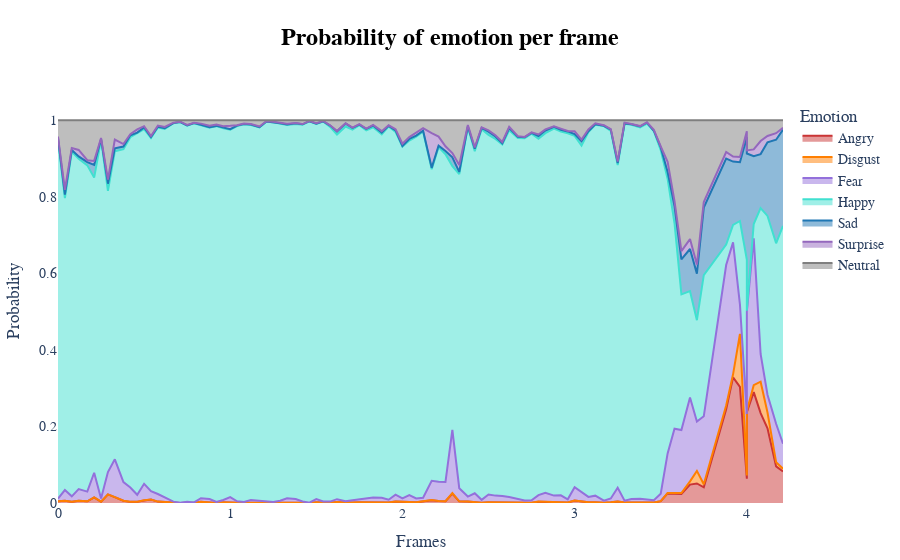

Notebook cell for this chart:
### Code cell
#New

# Define the color palette
cb_palette = ['#CA3435', '#ff7f00', '#9370DB', '#40E0D0', '#1f77b4', '#9467bd', '#7f7f7f']

# Create the plot 
fig = px.area(df_plotting, x="pos_sec", y="probability", color="emotion",
              color_discrete_sequence=cb_palette, hover_data={"text": df_plotting['emotion']})

# Update the layout 
fig.update_layout(
    title={
        'text': '<b>Probability of emotion per frame</b>',
        'font': {'size': 24, 'color': 'black'},
        'x': 0.5, #center header
        'y': 0.95 #center header
    },
    xaxis_title='Frames',
    yaxis_title='Probability',
    legend_title='Emotion',
    font=dict(family='Arial', size=14),
    margin=dict(l=50, r=50, t=100, b=50),
    plot_bgcolor='white',
    xaxis=dict(dtick=1)  #set the x-axis step 
)

# Update the legend with customizations
fig.update_traces(
    hovertemplate='<br>'.join([
        'Emotion: %{fullData.name}',
        'Frame: %{x:.2f} ',
        'Probability: %{y:.2f}'
    ]),
    hoverlabel=dict(bgcolor='white', font_size=14),
    line=dict(width=2),
    showlegend=True,
    stackgroup='one',
    hoverinfo='all'
)

fig.show()

### Figure 1 — Plotly figure (JSON) as saved in the notebook; plotly's stock layout.template omitted (floating-point values rounded to 4 significant figures)
{"data": [{"customdata": [["Angry"], ["Angry"], ["Angry"], ["Angry"], ["Angry"], ["Angry"], ["Angry"], ["Angry"], ["Angry"], ["Angry"], ["Angry"], ["Angry"], ["Angry"], ["Angry"], ["Angry"], ["Angry"], ["Angry"], ["Angry"], ["Angry"], ["Angry"], ["Angry"], ["Angry"], ["Angry"], ["Angry"], ["Angry"], ["Angry"], ["Angry"], ["Angry"], ["Angry"], ["Angry"], ["Angry"], ["Angry"], ["Angry"], ["Angry"], ["Angry"], ["Angry"], ["Angry"], ["Angry"], ["Angry"], ["Angry"], ["Angry"], ["Angry"], ["Angry"], ["Angry"], ["Angry"], ["Angry"], ["Angry"], ["Angry"], ["Angry"], ["Angry"], ["Angry"], ["Angry"], ["Angry"], ["Angry"], ["Angry"], ["Angry"], ["Angry"], ["Angry"], ["Angry"], ["Angry"], ["Angry"], ["Angry"], ["Angry"], ["Angry"], ["Angry"], ["Angry"], ["Angry"], ["Angry"], ["Angry"], ["Angry"], ["Angry"], ["Angry"], ["Angry"], ["Angry"], ["Angry"], ["Angry"], ["Angry"], ["Angry"], ["Angry"], ["Angry"], ["Angry"], ["Angry"], ["Angry"], ["Angry"], ["Angry"], ["Angry"], ["Angry"], ["Angry"], ["Angry"], ["Angry"], ["Angry"], ["Angry"], ["Angry"], ["Angry"], ["Angry"], ["Angry"], ["Angry"], ["Angry"], ["Angry"], ["Angry"], ["Angry"]], "fillpattern": {"shape": ""}, "hoverinfo": "all", "hoverlabel": {"bgcolor": "white", "font": {"size": 14}}, "hovertemplate": "Emotion: %{fullData.name}<br>Frame: %{x:.2f} <br>Probability: %{y:.2f}", "legendgroup": "Angry", "line": {"color": "#CA3435", "width": 2}, "marker": {"symbol": "circle"}, "mode": "lines", "name": "Angry", "orientation": "v", "showlegend": true, "stackgroup": "one", "type": "scatter", "x": [0, 0.04, 0.08, 0.12, 0.17, 0.21, 0.25, 0.29, 0.33, 0.38, 0.42, 0.46, 0.5, 0.54, 0.58, 0.62, 0.67, 0.71, 0.75, 0.79, 0.83, 0.88, 0.92, 0.96, 1, 1.04, 1.08, 1.12, 1.17, 1.21, 1.25, 1.29, 1.33, 1.38, 1.42, 1.46, 1.5, 1.54, 1.58, 1.62, 1.67, 1.71, 1.75, 1.79, 1.83, 1.88, 1.92, 1.96, 2, 2.04, 2.08, 2.12, 2.17, 2.21, 2.25, 2.29, 2.33, 2.38, 2.42, 2.46, 2.5, 2.54, 2.58, 2.62, 2.67, 2.71, 2.75, 2.79, 2.83, 2.88, 2.92, 2.96, 3, 3.04, 3.08, 3.12, 3.17, 3.21, 3.25, 3.29, 3.33, 3.38, 3.42, 3.46, 3.5, 3.54, 3.58, 3.62, 3.67, 3.71, 3.75, 3.88, 3.92, 3.96, 4, 4, 4.04, 4.08, 4.12, 4.17, 4.21], "xaxis": "x", "y": [0.004754, 0.00601, 0.003043, 0.005749, 0.004518, 0.0144, 0.003394, 0.02242, 0.01544, 0.005769, 0.002953, 0.003528, 0.006745, 0.009218, 0.003652, 0.002237, 0.0005098, 0.0002365, 0.0008244, 0.0005671, 0.002953, 0.00111, 0.0003198, 0.001705, 0.002022, 0.0006411, 0.0006364, 0.0006888, 0.0007258, 0.0004812, 0.000463, 0.001058, 0.001953, 0.001857, 0.0007825, 0.0001203, 0.001702, 0.001179, 0.0008596, 0.002897, 0.00164, 0.001398, 0.002153, 0.001758, 0.001873, 0.002068, 0.001545, 0.00397, 0.002163, 0.002305, 0.001815, 0.004954, 0.007411, 0.005228, 0.004814, 0.02448, 0.004402, 0.00362, 0.002058, 0.0008333, 0.002065, 0.001699, 0.002013, 0.00233, 0.001467, 0.0006773, 0.0006179, 0.003557, 0.003009, 0.002351, 0.00362, 0.00151, 0.006237, 0.003541, 0.001955, 0.00197, 0.0007244, 0.001754, 0.003755, 0.001357, 0.001082, 0.001931, 0.001693, 0.001224, 0.004761, 0.0251, 0.02437, 0.02357, 0.04798, 0.05105, 0.04105, 0.2448, 0.3282, 0.3034, 0.06342, 0.2374, 0.2895, 0.235, 0.1949, 0.09557, 0.08241], "yaxis": "y"}, {"customdata": [["Disgust"], ["Disgust"], ["Disgust"], ["Disgust"], ["Disgust"], ["Disgust"], ["Disgust"], ["Disgust"], ["Disgust"], ["Disgust"], ["Disgust"], ["Disgust"], ["Disgust"], ["Disgust"], ["Disgust"], ["Disgust"], ["Disgust"], ["Disgust"], ["Disgust"], ["Disgust"], ["Disgust"], ["Disgust"], ["Disgust"], ["Disgust"], ["Disgust"], ["Disgust"], ["Disgust"], ["Disgust"], ["Disgust"], ["Disgust"], ["Disgust"], ["Disgust"], ["Disgust"], ["Disgust"], ["Disgust"], ["Disgust"], ["Disgust"], ["Disgust"], ["Disgust"], ["Disgust"], ["Disgust"], ["Disgust"], ["Disgust"], ["Disgust"], ["Disgust"], ["Disgust"], ["Disgust"], ["Disgust"], ["Disgust"], ["Disgust"], ["Disgust"], ["Disgust"], ["Disgust"], ["Disgust"], ["Disgust"], ["Disgust"], ["Disgust"], ["Disgust"], ["Disgust"], ["Disgust"], ["Disgust"], ["Disgust"], ["Disgust"], ["Disgust"], ["Disgust"], ["Disgust"], ["Disgust"], ["Disgust"], ["Disgust"], ["Disgust"], ["Disgust"], ["Disgust"], ["Disgust"], ["Disgust"], ["Disgust"], ["Disgust"], ["Disgust"], ["Disgust"], ["Disgust"], ["Disgust"], ["Disgust"], ["Disgust"], ["Disgust"], ["Disgust"], ["Disgust"], ["Disgust"], ["Disgust"], ["Disgust"], ["Disgust"], ["Disgust"], ["Disgust"], ["Disgust"], ["Disgust"], ["Disgust"], ["Disgust"], ["Disgust"], ["Disgust"], ["Disgust"], ["Disgust"], ["Disgust"], ["Disgust"]], "fillpattern": {"shape": ""}, "hoverinfo": "all", "hoverlabel": {"bgcolor": "white", "font": {"size": 14}}, "hovertemplate": "Emotion: %{fullData.name}<br>Frame: %{x:.2f} <br>Probability: %{y:.2f}", "legendgroup": "Disgust", "line": {"color": "#ff7f00", "width": 2}, "marker": {"symbol": "circle"}, "mode": "lines", "name": "Disgust", "orientation": "v", "showlegend": true, "stackgroup": "one", "type": "scatter", "x": [0, 0.04, 0.08, 0.12, 0.17, 0.21, 0.25, 0.29, 0.33, 0.38, 0.42, 0.46, 0.5, 0.54, 0.58, 0.62, 0.67, 0.71, 0.75, 0.79, 0.83, 0.88, 0.92, 0.96, 1, 1.04, 1.08, 1.12, 1.17, 1.21, 1.25, 1.29, 1.33, 1.38, 1.42, 1.46, 1.5, 1.54, 1.58, 1.62, 1.67, 1.71, 1.75, 1.79, 1.83, 1.88, 1.92, 1.96, 2, 2.04, 2.08, 2.12, 2.17, 2.21, 2.25, 2.29, 2.33, 2.38, 2.42, 2.46, 2.5, 2.54, 2.58, 2.62, 2.67, 2.71, 2.75, 2.79, 2.83, 2.88, 2.92, 2.96, 3, 3.04, 3.08, 3.12, 3.17, 3.21, 3.25, 3.29, 3.33, 3.38, 3.42, 3.46, 3.5, 3.54, 3.58, 3.62, 3.67, 3.71, 3.75, 3.88, 3.92, 3.96, 4, 4, 4.04, 4.08, 4.12, 4.17, 4.21], "xaxis": "x", "y": [1.569e-05, 1.628e-05, 1.09e-05, 4.556e-05, 2.951e-05, 0.0001086, 1.46e-05, 8.549e-05, 2.231e-05, 1.212e-05, 2.031e-05, 7.271e-06, 0.0001588, 6.013e-05, 1.535e-05, 4.944e-06, 1.754e-06, 3.181e-07, 1.23e-06, 1.234e-06, 5.764e-06, 3.424e-06, 1.016e-06, 9.521e-06, 1.05e-05, 8.165e-07, 8.368e-07, 2.94e-06, 2.934e-06, 1.461e-06, 2.557e-06, 2.405e-06, 7.952e-06, 4.402e-06, 3.584e-06, 2.528e-07, 2.082e-06, 1.122e-06, 1.535e-06, 1.5e-05, 8.596e-06, 3.324e-06, 3.579e-06, 2.422e-06, 6.444e-06, 8.248e-06, 3.895e-06, 6.237e-06, 1.763e-06, 1.194e-05, 3.466e-06, 0.0001058, 8.922e-05, 0.0002213, 3.853e-05, 0.001498, 3.749e-05, 1.601e-05, 1.935e-05, 1.071e-05, 3.085e-05, 1.097e-05, 1.195e-05, 2.023e-05, 4.011e-06, 6.475e-06, 1.494e-06, 4.726e-05, 8.738e-06, 8.101e-06, 9.169e-06, 6.345e-06, 2.388e-05, 1.806e-05, 1.302e-05, 6.091e-06, 1.124e-06, 1.653e-06, 2.471e-05, 2.785e-06, 2.959e-06, 3.091e-06, 2.422e-05, 4.486e-06, 8.5e-06, 0.0008937, 0.001651, 0.002264, 0.008546, 0.03282, 0.008117, 0.009602, 0.007879, 0.1383, 0.008622, 0.003193, 0.01842, 0.08181, 0.04135, 0.01078, 0.007125], "yaxis": "y"}, {"customdata": [["Fear"], ["Fear"], ["Fear"], ["Fear"], ["Fear"], ["Fear"], ["Fear"], ["Fear"], ["Fear"], ["Fear"], ["Fear"], ["Fear"], ["Fear"], ["Fear"], ["Fear"], ["Fear"], ["Fear"], ["Fear"], ["Fear"], ["Fear"], ["Fear"], ["Fear"], ["Fear"], ["Fear"], ["Fear"], ["Fear"], ["Fear"], ["Fear"], ["Fear"], ["Fear"], ["Fear"], ["Fear"], ["Fear"], ["Fear"], ["Fear"], ["Fear"], ["Fear"], ["Fear"], ["Fear"], ["Fear"], ["Fear"], ["Fear"], ["Fear"], ["Fear"], ["Fear"], ["Fear"], ["Fear"], ["Fear"], ["Fear"], ["Fear"], ["Fear"], ["Fear"], ["Fear"], ["Fear"], ["Fear"], ["Fear"], ["Fear"], ["Fear"], ["Fear"], ["Fear"], ["Fear"], ["Fear"], ["Fear"], ["Fear"], ["Fear"], ["Fear"], ["Fear"], ["Fear"], ["Fear"], ["Fear"], ["Fear"], ["Fear"], ["Fear"], ["Fear"], ["Fear"], ["Fear"], ["Fear"], ["Fear"], ["Fear"], ["Fear"], ["Fear"], ["Fear"], ["Fear"], ["Fear"], ["Fear"], ["Fear"], ["Fear"], ["Fear"], ["Fear"], ["Fear"], ["Fear"], ["Fear"], ["Fear"], ["Fear"], ["Fear"], ["Fear"], ["Fear"], ["Fear"], ["Fear"], ["Fear"], ["Fear"]], "fillpattern": {"shape": ""}, "hoverinfo": "all", "hoverlabel": {"bgcolor": "white", "font": {"size": 14}}, "hovertemplate": "Emotion: %{fullData.name}<br>Frame: %{x:.2f} <br>Probability: %{y:.2f}", "legendgroup": "Fear", "line": {"color": "#9370DB", "width": 2}, "marker": {"symbol": "circle"}, "mode": "lines", "name": "Fear", "orientation": "v", "showlegend": true, "stackgroup": "one", "type": "scatter", "x": [0, 0.04, 0.08, 0.12, 0.17, 0.21, 0.25, 0.29, 0.33, 0.38, 0.42, 0.46, 0.5, 0.54, 0.58, 0.62, 0.67, 0.71, 0.75, 0.79, 0.83, 0.88, 0.92, 0.96, 1, 1.04, 1.08, 1.12, 1.17, 1.21, 1.25, 1.29, 1.33, 1.38, 1.42, 1.46, 1.5, 1.54, 1.58, 1.62, 1.67, 1.71, 1.75, 1.79, 1.83, 1.88, 1.92, 1.96, 2, 2.04, 2.08, 2.12, 2.17, 2.21, 2.25, 2.29, 2.33, 2.38, 2.42, 2.46, 2.5, 2.54, 2.58, 2.62, 2.67, 2.71, 2.75, 2.79, 2.83, 2.88, 2.92, 2.96, 3, 3.04, 3.08, 3.12, 3.17, 3.21, 3.25, 3.29, 3.33, 3.38, 3.42, 3.46, 3.5, 3.54, 3.58, 3.62, 3.67, 3.71, 3.75, 3.88, 3.92, 3.96, 4, 4, 4.04, 4.08, 4.12, 4.17, 4.21], "xaxis": "x", "y": [0.006978, 0.02788, 0.01436, 0.03071, 0.02515, 0.06443, 0.008064, 0.05818, 0.09868, 0.04874, 0.03738, 0.01797, 0.0432, 0.02137, 0.0199, 0.0116, 0.003028, 0.000728, 0.002289, 0.0009564, 0.009553, 0.009187, 0.002318, 0.006207, 0.01328, 0.003778, 0.002064, 0.006827, 0.004502, 0.003502, 0.002269, 0.004842, 0.01055, 0.008457, 0.003112, 0.0007464, 0.008308, 0.002859, 0.002814, 0.007102, 0.002928, 0.005772, 0.007569, 0.009191, 0.01233, 0.01167, 0.007008, 0.01786, 0.009664, 0.01838, 0.01021, 0.008754, 0.05046, 0.05001, 0.05008, 0.1648, 0.03424, 0.01324, 0.02329, 0.007436, 0.02001, 0.01756, 0.01634, 0.01305, 0.009732, 0.005899, 0.006669, 0.01703, 0.0239, 0.01703, 0.01633, 0.008069, 0.03487, 0.02461, 0.01405, 0.01722, 0.005435, 0.01012, 0.03598, 0.004742, 0.009544, 0.00886, 0.007052, 0.005939, 0.01957, 0.1037, 0.1679, 0.1649, 0.2191, 0.1287, 0.1773, 0.3672, 0.3446, 0.07678, 0.1605, 0.2591, 0.3832, 0.07238, 0.04658, 0.1007, 0.06526], "yaxis": "y"}, {"customdata": [["Happy"], ["Happy"], ["Happy"], ["Happy"], ["Happy"], ["Happy"], ["Happy"], ["Happy"], ["Happy"], ["Happy"], ["Happy"], ["Happy"], ["Happy"], ["Happy"], ["Happy"], ["Happy"], ["Happy"], ["Happy"], ["Happy"], ["Happy"], ["Happy"], ["Happy"], ["Happy"], ["Happy"], ["Happy"], ["Happy"], ["Happy"], ["Happy"], ["Happy"], ["Happy"], ["Happy"], ["Happy"], ["Happy"], ["Happy"], ["Happy"], ["Happy"], ["Happy"], ["Happy"], ["Happy"], ["Happy"], ["Happy"], ["Happy"], ["Happy"], ["Happy"], ["Happy"], ["Happy"], ["Happy"], ["Happy"], ["Happy"], ["Happy"], ["Happy"], ["Happy"], ["Happy"], ["Happy"], ["Happy"], ["Happy"], ["Happy"], ["Happy"], ["Happy"], ["Happy"], ["Happy"], ["Happy"], ["Happy"], ["Happy"], ["Happy"], ["Happy"], ["Happy"], ["Happy"], ["Happy"], ["Happy"], ["Happy"], ["Happy"], ["Happy"], ["Happy"], ["Happy"], ["Happy"], ["Happy"], ["Happy"], ["Happy"], ["Happy"], ["Happy"], ["Happy"], ["Happy"], ["Happy"], ["Happy"], ["Happy"], ["Happy"], ["Happy"], ["Happy"], ["Happy"], ["Happy"], ["Happy"], ["Happy"], ["Happy"], ["Happy"], ["Happy"], ["Happy"], ["Happy"], ["Happy"], ["Happy"], ["Happy"]], "fillpattern": {"shape": ""}, "hoverinfo": "all", "hoverlabel": {"bgcolor": "white", "font": {"size": 14}}, "hovertemplate": "Emotion: %{fullData.name}<br>Frame: %{x:.2f} <br>Probability: %{y:.2f}", "legendgroup": "Happy", "line": {"color": "#40E0D0", "width": 2}, "marker": {"symbol": "circle"}, "mode": "lines", "name": "Happy", "orientation": "v", "showlegend": true, "stackgroup": "one", "type": "scatter", "x": [0, 0.04, 0.08, 0.12, 0.17, 0.21, 0.25, 0.29, 0.33, 0.38, 0.42, 0.46, 0.5, 0.54, 0.58, 0.62, 0.67, 0.71, 0.75, 0.79, 0.83, 0.88, 0.92, 0.96, 1, 1.04, 1.08, 1.12, 1.17, 1.21, 1.25, 1.29, 1.33, 1.38, 1.42, 1.46, 1.5, 1.54, 1.58, 1.62, 1.67, 1.71, 1.75, 1.79, 1.83, 1.88, 1.92, 1.96, 2, 2.04, 2.08, 2.12, 2.17, 2.21, 2.25, 2.29, 2.33, 2.38, 2.42, 2.46, 2.5, 2.54, 2.58, 2.62, 2.67, 2.71, 2.75, 2.79, 2.83, 2.88, 2.92, 2.96, 3, 3.04, 3.08, 3.12, 3.17, 3.21, 3.25, 3.29, 3.33, 3.38, 3.42, 3.46, 3.5, 3.54, 3.58, 3.62, 3.67, 3.71, 3.75, 3.88, 3.92, 3.96, 4, 4, 4.04, 4.08, 4.12, 4.17, 4.21], "xaxis": "x", "y": [0.9373, 0.7627, 0.8999, 0.8624, 0.8522, 0.7709, 0.9375, 0.7349, 0.8045, 0.8696, 0.9151, 0.9438, 0.9267, 0.9226, 0.9573, 0.9631, 0.9884, 0.994, 0.9827, 0.9902, 0.9736, 0.9698, 0.9821, 0.9708, 0.96, 0.9803, 0.9867, 0.9798, 0.9759, 0.9918, 0.9918, 0.9852, 0.975, 0.9798, 0.9843, 0.9963, 0.98, 0.9924, 0.9786, 0.9525, 0.9787, 0.9679, 0.9769, 0.9623, 0.9672, 0.9489, 0.9752, 0.9474, 0.9188, 0.9261, 0.9452, 0.9568, 0.8139, 0.8742, 0.8561, 0.6893, 0.8206, 0.9653, 0.8937, 0.9681, 0.9395, 0.9317, 0.9181, 0.9583, 0.9421, 0.946, 0.9576, 0.9308, 0.9391, 0.9585, 0.9502, 0.9563, 0.9178, 0.9054, 0.953, 0.9688, 0.9783, 0.9601, 0.8431, 0.9846, 0.9771, 0.9699, 0.9821, 0.9643, 0.8974, 0.7168, 0.5368, 0.3541, 0.2777, 0.2648, 0.3687, 0.0533, 0.04561, 0.2182, 0.4029, 0.002743, 0.03762, 0.3809, 0.4669, 0.4713, 0.569], "yaxis": "y"}, {"customdata": [["Sad"], ["Sad"], ["Sad"], ["Sad"], ["Sad"], ["Sad"], ["Sad"], ["Sad"], ["Sad"], ["Sad"], ["Sad"], ["Sad"], ["Sad"], ["Sad"], ["Sad"], ["Sad"], ["Sad"], ["Sad"], ["Sad"], ["Sad"], ["Sad"], ["Sad"], ["Sad"], ["Sad"], ["Sad"], ["Sad"], ["Sad"], ["Sad"], ["Sad"], ["Sad"], ["Sad"], ["Sad"], ["Sad"], ["Sad"], ["Sad"], ["Sad"], ["Sad"], ["Sad"], ["Sad"], ["Sad"], ["Sad"], ["Sad"], ["Sad"], ["Sad"], ["Sad"], ["Sad"], ["Sad"], ["Sad"], ["Sad"], ["Sad"], ["Sad"], ["Sad"], ["Sad"], ["Sad"], ["Sad"], ["Sad"], ["Sad"], ["Sad"], ["Sad"], ["Sad"], ["Sad"], ["Sad"], ["Sad"], ["Sad"], ["Sad"], ["Sad"], ["Sad"], ["Sad"], ["Sad"], ["Sad"], ["Sad"], ["Sad"], ["Sad"], ["Sad"], ["Sad"], ["Sad"], ["Sad"], ["Sad"], ["Sad"], ["Sad"], ["Sad"], ["Sad"], ["Sad"], ["Sad"], ["Sad"], ["Sad"], ["Sad"], ["Sad"], ["Sad"], ["Sad"], ["Sad"], ["Sad"], ["Sad"], ["Sad"], ["Sad"], ["Sad"], ["Sad"], ["Sad"], ["Sad"], ["Sad"], ["Sad"]], "fillpattern": {"shape": ""}, "hoverinfo": "all", "hoverlabel": {"bgcolor": "white", "font": {"size": 14}}, "hovertemplate": "Emotion: %{fullData.name}<br>Frame: %{x:.2f} <br>Probability: %{y:.2f}", "legendgroup": "Sad", "line": {"color": "#1f77b4", "width": 2}, "marker": {"symbol": "circle"}, "mode": "lines", "name": "Sad", "orientation": "v", "showlegend": true, "stackgroup": "one", "type": "scatter", "x": [0, 0.04, 0.08, 0.12, 0.17, 0.21, 0.25, 0.29, 0.33, 0.38, 0.42, 0.46, 0.5, 0.54, 0.58, 0.62, 0.67, 0.71, 0.75, 0.79, 0.83, 0.88, 0.92, 0.96, 1, 1.04, 1.08, 1.12, 1.17, 1.21, 1.25, 1.29, 1.33, 1.38, 1.42, 1.46, 1.5, 1.54, 1.58, 1.62, 1.67, 1.71, 1.75, 1.79, 1.83, 1.88, 1.92, 1.96, 2, 2.04, 2.08, 2.12, 2.17, 2.21, 2.25, 2.29, 2.33, 2.38, 2.42, 2.46, 2.5, 2.54, 2.58, 2.62, 2.67, 2.71, 2.75, 2.79, 2.83, 2.88, 2.92, 2.96, 3, 3.04, 3.08, 3.12, 3.17, 3.21, 3.25, 3.29, 3.33, 3.38, 3.42, 3.46, 3.5, 3.54, 3.58, 3.62, 3.67, 3.71, 3.75, 3.88, 3.92, 3.96, 4, 4, 4.04, 4.08, 4.12, 4.17, 4.21], "xaxis": "x", "y": [0.003946, 0.009061, 0.004817, 0.006436, 0.00846, 0.03307, 0.002114, 0.01843, 0.007662, 0.006872, 0.004868, 0.002158, 0.003934, 0.002798, 0.001773, 0.001819, 0.0003714, 7.965e-05, 0.0004603, 0.0005359, 0.001776, 0.001512, 0.0002087, 0.001378, 0.00118, 0.0009118, 0.0004979, 0.001097, 0.0004848, 0.0004563, 0.0004884, 0.0007911, 0.001277, 0.001474, 0.0008445, 0.0001213, 0.00067, 0.0005386, 0.003533, 0.008311, 0.008106, 0.004725, 0.001725, 0.003709, 0.004575, 0.004593, 0.001326, 0.003928, 0.001969, 0.004137, 0.002317, 0.001901, 0.003561, 0.003536, 0.008341, 0.02302, 0.005435, 0.001448, 0.006123, 0.003467, 0.008197, 0.006503, 0.003343, 0.005917, 0.003028, 0.002476, 0.001792, 0.006807, 0.00699, 0.004798, 0.004953, 0.004596, 0.004692, 0.01144, 0.001864, 0.001332, 0.0007829, 0.003249, 0.005246, 0.0008469, 0.001339, 0.0027, 0.002568, 0.0009033, 0.007157, 0.01801, 0.04505, 0.09168, 0.1101, 0.1217, 0.1765, 0.2245, 0.1654, 0.1534, 0.32, 0.4106, 0.1774, 0.1412, 0.1924, 0.2704, 0.2513], "yaxis": "y"}, {"customdata": [["Surprise"], ["Surprise"], ["Surprise"], ["Surprise"], ["Surprise"], ["Surprise"], ["Surprise"], ["Surprise"], ["Surprise"], ["Surprise"], ["Surprise"], ["Surprise"], ["Surprise"], ["Surprise"], ["Surprise"], ["Surprise"], ["Surprise"], ["Surprise"], ["Surprise"], ["Surprise"], ["Surprise"], ["Surprise"], ["Surprise"], ["Surprise"], ["Surprise"], ["Surprise"], ["Surprise"], ["Surprise"], ["Surprise"], ["Surprise"], ["Surprise"], ["Surprise"], ["Surprise"], ["Surprise"], ["Surprise"], ["Surprise"], ["Surprise"], ["Surprise"], ["Surprise"], ["Surprise"], ["Surprise"], ["Surprise"], ["Surprise"], ["Surprise"], ["Surprise"], ["Surprise"], ["Surprise"], ["Surprise"], ["Surprise"], ["Surprise"], ["Surprise"], ["Surprise"], ["Surprise"], ["Surprise"], ["Surprise"], ["Surprise"], ["Surprise"], ["Surprise"], ["Surprise"], ["Surprise"], ["Surprise"], ["Surprise"], ["Surprise"], ["Surprise"], ["Surprise"], ["Surprise"], ["Surprise"], ["Surprise"], ["Surprise"], ["Surprise"], ["Surprise"], ["Surprise"], ["Surprise"], ["Surprise"], ["Surprise"], ["Surprise"], ["Surprise"], ["Surprise"], ["Surprise"], ["Surprise"], ["Surprise"], ["Surprise"], ["Surprise"], ["Surprise"], ["Surprise"], ["Surprise"], ["Surprise"], ["Surprise"], ["Surprise"], ["Surprise"], ["Surprise"], ["Surprise"], ["Surprise"], ["Surprise"], ["Surprise"], ["Surprise"], ["Surprise"], ["Surprise"], ["Surprise"], ["Surprise"], ["Surprise"]], "fillpattern": {"shape": ""}, "hoverinfo": "all", "hoverlabel": {"bgcolor": "white", "font": {"size": 14}}, "hovertemplate": "Emotion: %{fullData.name}<br>Frame: %{x:.2f} <br>Probability: %{y:.2f}", "legendgroup": "Surprise", "line": {"color": "#9467bd", "width": 2}, "marker": {"symbol": "circle"}, "mode": "lines", "name": "Surprise", "orientation": "v", "showlegend": true, "stackgroup": "one", "type": "scatter", "x": [0, 0.04, 0.08, 0.12, 0.17, 0.21, 0.25, 0.29, 0.33, 0.38, 0.42, 0.46, 0.5, 0.54, 0.58, 0.62, 0.67, 0.71, 0.75, 0.79, 0.83, 0.88, 0.92, 0.96, 1, 1.04, 1.08, 1.12, 1.17, 1.21, 1.25, 1.29, 1.33, 1.38, 1.42, 1.46, 1.5, 1.54, 1.58, 1.62, 1.67, 1.71, 1.75, 1.79, 1.83, 1.88, 1.92, 1.96, 2, 2.04, 2.08, 2.12, 2.17, 2.21, 2.25, 2.29, 2.33, 2.38, 2.42, 2.46, 2.5, 2.54, 2.58, 2.62, 2.67, 2.71, 2.75, 2.79, 2.83, 2.88, 2.92, 2.96, 3, 3.04, 3.08, 3.12, 3.17, 3.21, 3.25, 3.29, 3.33, 3.38, 3.42, 3.46, 3.5, 3.54, 3.58, 3.62, 3.67, 3.71, 3.75, 3.88, 3.92, 3.96, 4, 4, 4.04, 4.08, 4.12, 4.17, 4.21], "xaxis": "x", "y": [0.004224, 0.01223, 0.005181, 0.01671, 0.004969, 0.01057, 0.002497, 0.01078, 0.02308, 0.006617, 0.003075, 0.008466, 0.003543, 0.002638, 0.003133, 0.003312, 0.0009683, 0.0008411, 0.001265, 0.0008815, 0.003037, 0.003738, 0.003508, 0.003907, 0.008621, 0.0009896, 0.001377, 0.001562, 0.001903, 0.0007998, 0.0006698, 0.001047, 0.00151, 0.001052, 0.0006638, 0.0003207, 0.001539, 0.0007323, 0.0007415, 0.0005812, 0.0003929, 0.0007173, 0.001111, 0.001149, 0.001757, 0.003905, 0.001465, 0.003488, 0.005811, 0.004726, 0.007782, 0.006434, 0.09071, 0.02372, 0.01231, 0.01114, 0.01829, 0.003836, 0.003649, 0.001451, 0.003233, 0.003061, 0.003326, 0.003096, 0.001926, 0.001091, 0.001622, 0.004312, 0.002958, 0.001197, 0.002701, 0.001056, 0.007345, 0.004312, 0.005104, 0.002585, 0.00157, 0.001543, 0.003603, 0.002066, 0.00111, 0.001144, 0.0008165, 0.002224, 0.002288, 0.02654, 0.01254, 0.02127, 0.02597, 0.02378, 0.01424, 0.0174, 0.01315, 0.01398, 0.01558, 0.007838, 0.01748, 0.03413, 0.01643, 0.01715, 0.00522], "yaxis": "y"}, {"customdata": [["Neutral"], ["Neutral"], ["Neutral"], ["Neutral"], ["Neutral"], ["Neutral"], ["Neutral"], ["Neutral"], ["Neutral"], ["Neutral"], ["Neutral"], ["Neutral"], ["Neutral"], ["Neutral"], ["Neutral"], ["Neutral"], ["Neutral"], ["Neutral"], ["Neutral"], ["Neutral"], ["Neutral"], ["Neutral"], ["Neutral"], ["Neutral"], ["Neutral"], ["Neutral"], ["Neutral"], ["Neutral"], ["Neutral"], ["Neutral"], ["Neutral"], ["Neutral"], ["Neutral"], ["Neutral"], ["Neutral"], ["Neutral"], ["Neutral"], ["Neutral"], ["Neutral"], ["Neutral"], ["Neutral"], ["Neutral"], ["Neutral"], ["Neutral"], ["Neutral"], ["Neutral"], ["Neutral"], ["Neutral"], ["Neutral"], ["Neutral"], ["Neutral"], ["Neutral"], ["Neutral"], ["Neutral"], ["Neutral"], ["Neutral"], ["Neutral"], ["Neutral"], ["Neutral"], ["Neutral"], ["Neutral"], ["Neutral"], ["Neutral"], ["Neutral"], ["Neutral"], ["Neutral"], ["Neutral"], ["Neutral"], ["Neutral"], ["Neutral"], ["Neutral"], ["Neutral"], ["Neutral"], ["Neutral"], ["Neutral"], ["Neutral"], ["Neutral"], ["Neutral"], ["Neutral"], ["Neutral"], ["Neutral"], ["Neutral"], ["Neutral"], ["Neutral"], ["Neutral"], ["Neutral"], ["Neutral"], ["Neutral"], ["Neutral"], ["Neutral"], ["Neutral"], ["Neutral"], ["Neutral"], ["Neutral"], ["Neutral"], ["Neutral"], ["Neutral"], ["Neutral"], ["Neutral"], ["Neutral"], ["Neutral"]], "fillpattern": {"shape": ""}, "hoverinfo": "all", "hoverlabel": {"bgcolor": "white", "font": {"size": 14}}, "hovertemplate": "Emotion: %{fullData.name}<br>Frame: %{x:.2f} <br>Probability: %{y:.2f}", "legendgroup": "Neutral", "line": {"color": "#7f7f7f", "width": 2}, "marker": {"symbol": "circle"}, "mode": "lines", "name": "Neutral", "orientation": "v", "showlegend": true, "stackgroup": "one", "type": "scatter", "x": [0, 0.04, 0.08, 0.12, 0.17, 0.21, 0.25, 0.29, 0.33, 0.38, 0.42, 0.46, 0.5, 0.54, 0.58, 0.62, 0.67, 0.71, 0.75, 0.79, 0.83, 0.88, 0.92, 0.96, 1, 1.04, 1.08, 1.12, 1.17, 1.21, 1.25, 1.29, 1.33, 1.38, 1.42, 1.46, 1.5, 1.54, 1.58, 1.62, 1.67, 1.71, 1.75, 1.79, 1.83, 1.88, 1.92, 1.96, 2, 2.04, 2.08, 2.12, 2.17, 2.21, 2.25, 2.29, 2.33, 2.38, 2.42, 2.46, 2.5, 2.54, 2.58, 2.62, 2.67, 2.71, 2.75, 2.79, 2.83, 2.88, 2.92, 2.96, 3, 3.04, 3.08, 3.12, 3.17, 3.21, 3.25, 3.29, 3.33, 3.38, 3.42, 3.46, 3.5, 3.54, 3.58, 3.62, 3.67, 3.71, 3.75, 3.88, 3.92, 3.96, 4, 4, 4.04, 4.08, 4.12, 4.17, 4.21], "xaxis": "x", "y": [0.04277, 0.1821, 0.07269, 0.07791, 0.1046, 0.1065, 0.04645, 0.1552, 0.05058, 0.06235, 0.03655, 0.0241, 0.01569, 0.04133, 0.01421, 0.01788, 0.006709, 0.004072, 0.01245, 0.006897, 0.009068, 0.01466, 0.01152, 0.01603, 0.01491, 0.01334, 0.008707, 0.01005, 0.01648, 0.002956, 0.004312, 0.007018, 0.009698, 0.00732, 0.01025, 0.00239, 0.007798, 0.00227, 0.0135, 0.02862, 0.008193, 0.01944, 0.01051, 0.02188, 0.01227, 0.02881, 0.01341, 0.02338, 0.06162, 0.04433, 0.03271, 0.02106, 0.03387, 0.04311, 0.06834, 0.08584, 0.117, 0.01258, 0.07121, 0.01869, 0.02691, 0.0395, 0.05688, 0.01733, 0.04174, 0.04384, 0.03174, 0.03741, 0.02405, 0.01616, 0.02221, 0.02843, 0.02906, 0.05066, 0.02403, 0.008101, 0.01323, 0.02324, 0.1083, 0.006396, 0.009847, 0.01546, 0.005747, 0.02544, 0.06879, 0.109, 0.2117, 0.3422, 0.3106, 0.3771, 0.2141, 0.08314, 0.09511, 0.096, 0.02895, 0.07914, 0.0764, 0.0546, 0.0414, 0.03406, 0.01971], "yaxis": "y"}], "layout": {"font": {"family": "Arial", "size": 14}, "legend": {"title": {"text": "Emotion"}, "tracegroupgap": 0}, "margin": {"b": 50, "l": 50, "r": 50, "t": 100}, "plot_bgcolor": "white", "title": {"font": {"color": "black", "size": 24}, "text": "<b>Probability of emotion per frame</b>", "x": 0.5, "y": 0.95}, "xaxis": {"anchor": "y", "domain": [0, 1], "dtick": 1, "title": {"text": "Frames"}}, "yaxis": {"anchor": "x", "domain": [0, 1], "title": {"text": "Probability"}}}}
